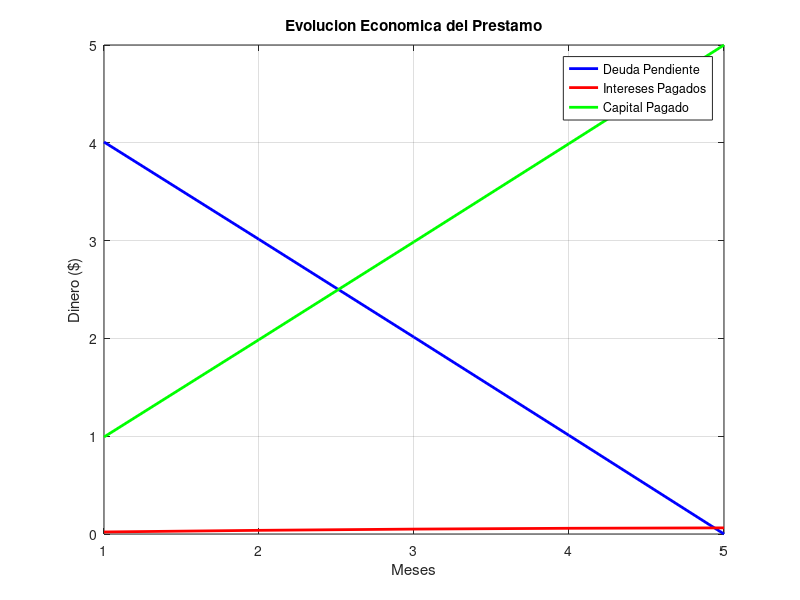

Source code (MATLAB):
% =================================================================
% SIMULADOR DE PRESTAMOS 
% MIGUEL ANGEL MANUBES DE LOS SANTOS 211D23045
% INVESTIGACION DE OPERACIONES
% Cuando la gente pide un préstamo (para un auto o una casa), los bancos muestran mensualidades, pero las personas no entienden cuánto dinero se va realmente a pagar la deuda y cuánto se desperdicia en intereses
% =================================================================
clear; clc;

disp('--- BIENVENIDO AL SIMULADOR FINANCIERO ---');

% 1. CAPTURA DE DATOS
P = input('Introduce el monto del prestamo (ej. 50000): ');
tasa_anual = input('Introduce la tasa de interes anual en % (ej. 12.5): ');
plazo_meses = input('Introduce el plazo en meses (ej. 12): ');

% Asegurar que las variables sean tratadas como escalares individuales
P = P(1);
tasa_anual = tasa_anual(1);
plazo_meses = plazo_meses(1);

% 2. CALCULOS INICIALES
r = (tasa_anual / 100) / 12; 
n = plazo_meses;

% Formula corregida usando .^ para evitar el error de matrices
base = 1 + r;
mensualidad = P * (r * base.^n) / (base.^n - 1);

printf('\n=========================================\n');
printf('Tu mensualidad fija sera de: $%.2f\n', mensualidad);
printf('=========================================\n\n');

% 3. CREACION DE LA TABLA DE AMORTIZACION
balance_pendiente = P;
total_interes_pagado = 0;

historial_saldo = zeros(1, n);
historial_interes_acum = zeros(1, n);
historial_capital_acum = zeros(1, n);

capital_acumulado = 0;

% Encabezado de la tabla
printf('%-5s %-12s %-10s %-12s %-12s\n', 'Mes', 'Mensualidad', 'Interes', 'Abono Cap.', 'Saldo Pend.');
printf('-------------------------------------------------------------\n');

for mes = 1:n
    interes_mes = balance_pendiente * r;
    abono_capital = mensualidad - interes_mes;
    balance_pendiente = balance_pendiente - abono_capital;
    
    total_interes_pagado = total_interes_pagado + interes_mes;
    capital_acumulado = capital_acumulado + abono_capital;
    
    if balance_pendiente < 0
        balance_pendiente = 0;
    end
    
    historial_saldo(mes) = balance_pendiente;
    historial_interes_acum(mes) = total_interes_pagado;
    historial_capital_acum(mes) = capital_acumulado;
    
    printf('%-5d $%-11.2f $%-9.2f $%-11.2f $%-11.2f\n', ...
            mes, mensualidad, interes_mes, abono_capital, balance_pendiente);
end

% 4. RESUMEN FINAL
total_pagado = mensualidad * n;
printf('\n-------------------------------------------------------------\n');
printf('RESUMEN DEL PRESTAMO:\n');
printf('Monto solicitado: $%.2f\n', P);
printf('Total de intereses pagados: $%.2f\n', total_interes_pagado);
printf('Total pagado al final del plazo: $%.2f\n', total_pagado);
printf('-------------------------------------------------------------\n');

% 5. GENERACION DE GRAFICA
meses = 1:n;
plot(meses, historial_saldo, '-b', 'linewidth', 2); 
hold on;
plot(meses, historial_interes_acum, '-r', 'linewidth', 2);
plot(meses, historial_capital_acum, '-g', 'linewidth', 2);

title('Evolucion Economica del Prestamo');
xlabel('Meses');
ylabel('Dinero ($)');
legend('Deuda Pendiente', 'Intereses Pagados', 'Capital Pagado');
grid on;
hold off;
